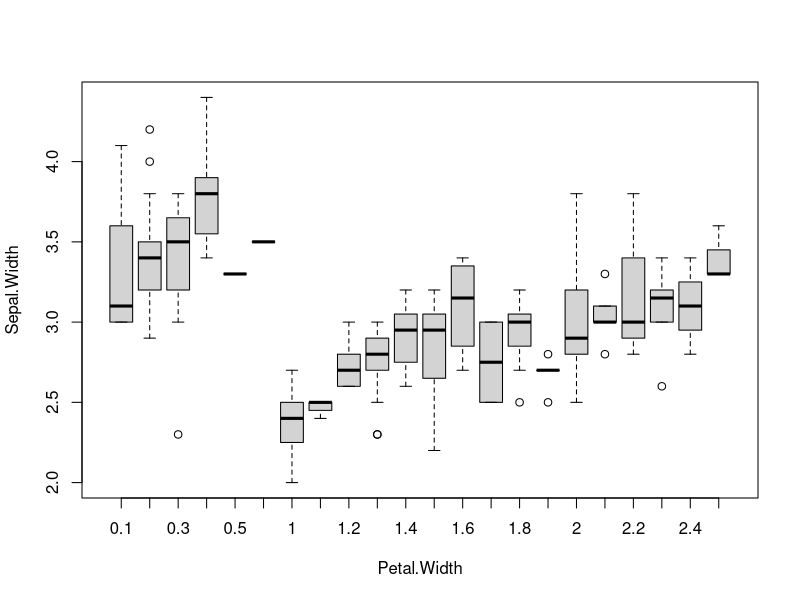

Generate this figure with R:
## ---- chunk 1
knitr::opts_chunk$set(echo = TRUE)
## ---- chunk 2
library(datasets)
data("iris")
fit <- lm(Sepal.Length ~ Species, data = iris)
coef(summary(fit))
## ---- chunk 3
boxplot(Sepal.Width ~ Petal.Width, data = iris)
